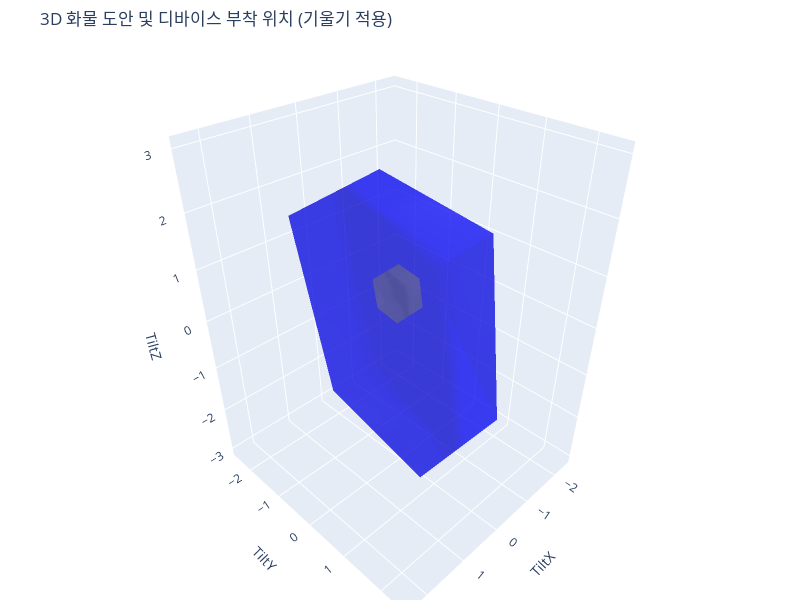

The notebook cell this image was saved under:
### Code cell
def rotate_z(corners, angle_deg):
    angle_rad = np.radians(angle_deg)
    rotation_matrix = np.array([
        [np.cos(angle_rad), -np.sin(angle_rad), 0],
        [np.sin(angle_rad), np.cos(angle_rad), 0],
        [0, 0, 1]
    ])
    return np.dot(corners, rotation_matrix.T)

def rotate_y(corners, angle_deg):
    angle_rad = np.radians(angle_deg)
    rotation_matrix = np.array([
        [np.cos(angle_rad), 0, np.sin(angle_rad)],
        [0, 1, 0],
        [-np.sin(angle_rad), 0, np.cos(angle_rad)]
    ])
    return np.dot(corners, rotation_matrix.T)


rotated_corners = rotate_z(corners, -8)  # 좌로 8도 회전
rotated_device_corners = rotate_z(device_corners, -8)  # 좌로 8도 회전


rotated_corners = rotate_y(rotated_corners, 10)  # 상단으로 10도 회전
rotated_device_corners = rotate_y(rotated_device_corners, 10)  # 상단으로 10도 회전

fig = go.Figure(data=[
    go.Mesh3d(
        x=rotated_corners[:, 0],
        y=rotated_corners[:, 1],
        z=rotated_corners[:, 2],
        color='blue',
        opacity=0.5,
        alphahull=0
    ),
    go.Mesh3d(
        x=rotated_device_corners[:, 0],
        y=rotated_device_corners[:, 1],
        z=rotated_device_corners[:, 2],
        color='grey',
        opacity=0.3,
        alphahull=0
    )
])

fig.update_layout(
    scene=dict(
        xaxis=dict(range=[min(rotated_corners[:, 0]) - 1, max(rotated_corners[:, 0]) + 1]),
        yaxis=dict(range=[min(rotated_corners[:, 1]) - 1, max(rotated_corners[:, 1]) + 1]),
        zaxis=dict(range=[min(rotated_corners[:, 2]) - 1, max(rotated_corners[:, 2]) + 1]),
        xaxis_title='TiltX',
        yaxis_title='TiltY',
        zaxis_title='TiltZ'
    ),
    title="3D 화물 도안 및 디바이스 부착 위치 (기울기 적용)",
    width=800,  # 너비 설정
    height=600,  # 높이 설정
    margin=dict(l=0, r=0, b=0, t=50)  # 여백 설정
)

fig.show()

### Figure 1 — Plotly figure (JSON) as saved in the notebook; plotly's stock layout.template omitted (floating-point values rounded to 4 significant figures)
{"data": [{"alphahull": 0, "color": "blue", "opacity": 0.5, "type": "mesh3d", "x": [-1.528, 0.4223, 0.8335, -1.117, -0.8335, 1.117, 1.528, -0.4223], "y": [-1.346, -1.625, 1.346, 1.625, -1.346, -1.625, 1.346, 1.625], "z": [-1.761, -2.105, -2.178, -1.834, 2.178, 1.834, 1.761, 2.105]}, {"alphahull": 0, "color": "grey", "opacity": 0.3, "type": "mesh3d", "x": [0.8851, 1.373, 1.441, 0.9537, 0.972, 1.46, 1.528, 1.04], "y": [0.9207, 0.8511, 1.346, 1.416, 0.9207, 0.8511, 1.346, 1.416], "z": [1.367, 1.281, 1.269, 1.355, 1.859, 1.773, 1.761, 1.847]}], "layout": {"height": 600, "margin": {"b": 0, "l": 0, "r": 0, "t": 50}, "scene": {"xaxis": {"range": [-2.528, 2.528], "title": {"text": "TiltX"}}, "yaxis": {"range": [-2.625, 2.625], "title": {"text": "TiltY"}}, "zaxis": {"range": [-3.178, 3.178], "title": {"text": "TiltZ"}}}, "title": {"text": "3D 화물 도안 및 디바이스 부착 위치 (기울기 적용)"}, "width": 800}}
